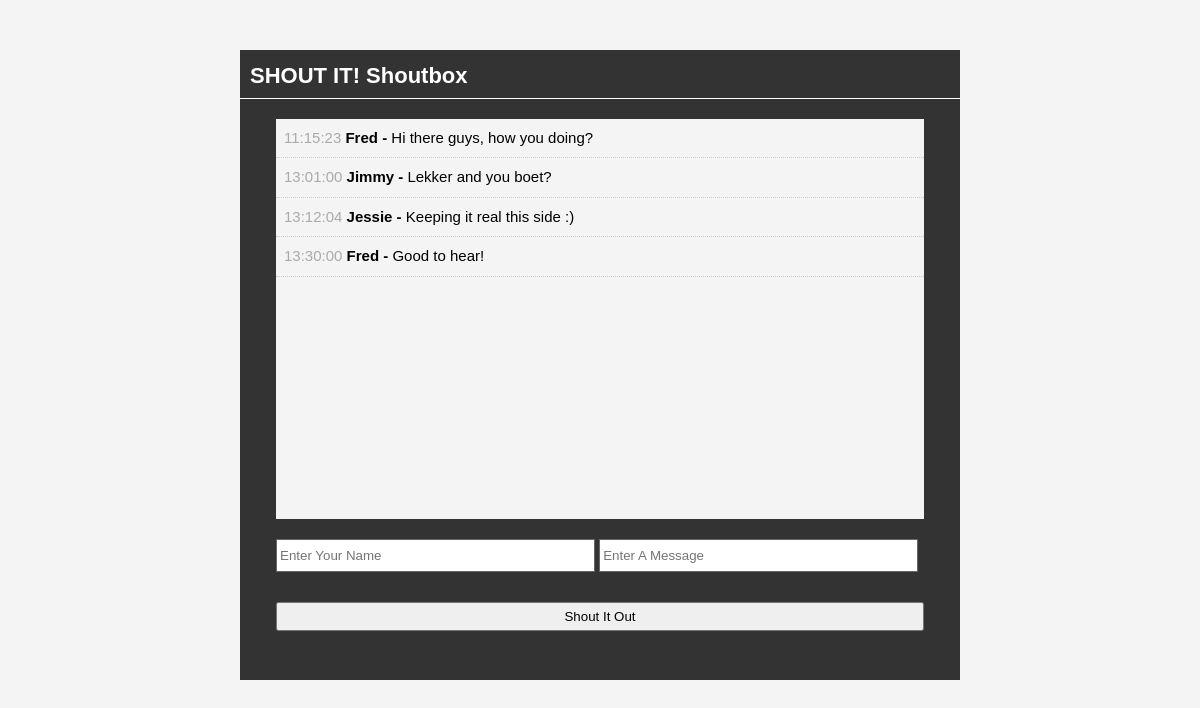
The page / on the database its author committed.
### tables this page shows
CREATE TABLE `shouts` (
  `id` int(11) NOT NULL,
  `user` varchar(50) NOT NULL,
  `message` text NOT NULL,
  `time` time NOT NULL
);

### index.php (the view, shortened to what this page needs)
<?php include 'database.php'; ?>
<?php
    $query = "SELECT * FROM shouts";
    $shouts = mysqli_query($con, $query);
?>
<!DOCTYPE html>
<html>
	<head>
		<link rel="stylesheet" href="css/style.css" type="text/css" />
	</head>
	<body>
		<div id="container">
			<header>
				<h1>SHOUT IT! Shoutbox</h1>
			</header>
			<div id="shouts">
                <ul>
                    <?php while($row = mysqli_fetch_assoc($shouts)) : ?>
                        <li class="shout"><span><?php echo $row['time']; ?></span>
                        <strong> <?php echo $row['user']; ?> -  </strong>
                        <?php echo $row['message']; ?>
                    </li>
                    <?php endwhile; ?>
				</ul>
			</div>
			<div id="input">
				<form method="post" action="process.php">
					<input type="text" name="user" placeholder="Enter Your Name" />
					<input type="text" name="message" placeholder="Enter A Message" />
					<br />
					<input class="shout-btn" type="submit" name="submit" value="Shout It Out" />
				</form>
			</div>
		</div>
	</body>
</html>

### css/style.css (style rules this page uses)
* { margin:0; padding:0; }
body { font-family:arial; font-size:15px; line-height:1.5em; background:#f4f4f4; }
#container { background:#333333; margin: 50px auto; overflow:auto; width:60%; min-height:630px; }
header h1 { color:#ffffff; font-size:22px; padding:15px 0 10px 10px; border-bottom:1px solid #ffffff; }
#shouts { width:90%; background:#f4f4f4; height:400px; margin:20px auto; overflow:auto; }
.shout { list-style:none; padding:8px; border-bottom:1px #cccccc dotted; }
.shout span { color:#aaaaaa; }
#input { width:90%; min-height:80px; margin:auto; padding:0; }
#input input[type='text'] { height:25px; width:48%; padding:3px; margin-bottom:20px; border:#666666 solid 1px; }
#input .shout-btn { padding:5px; margin-bottom:30px; width:100%; margin:10px auto; }

### rows shown on the page
shouts: time "11:15:23", user "Fred", message "Hi there guys, how you doing?"
shouts: time "13:01:00", user "Jimmy", message "Lekker and you boet?"
shouts: time "13:12:04", user "Jessie", message "Keeping it real this side :)"
shouts: time "13:30:00", user "Fred", message "Good to hear!"
